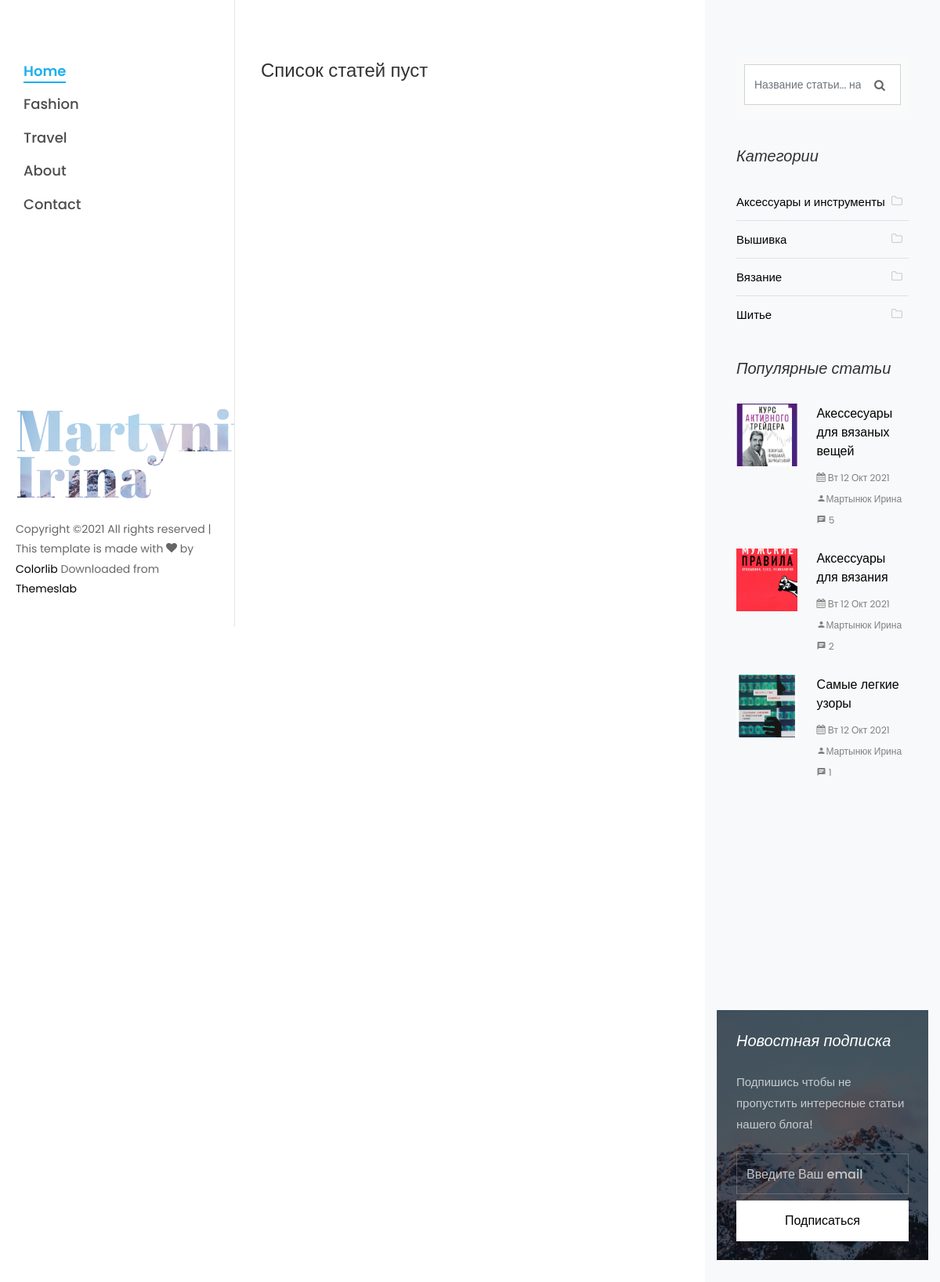
The page /category/vyshivka/ on the database its author committed.
### blog_app/models.py (models this page shows, shortened)
class Category(models.Model):
    name = models.CharField(max_length=150, blank=False, db_index=True, verbose_name='Наименование')
    slug = models.SlugField(max_length=150, unique=True, blank=False, db_index=True)
    created_at = models.DateTimeField(auto_now_add=True, verbose_name='Дата создания')
    updated_at = models.DateTimeField(auto_now=True, verbose_name='Дата обновления')
    class Meta:
        ordering = ('name',)
        verbose_name = 'Категория'
        verbose_name_plural = 'Категории'
    def get_absolute_url(self):
        return reverse('article_category_list', kwargs={'slug': self.slug})

class Article(models.Model):
    title = models.CharField(max_length=256, blank=False, verbose_name='Название')
    category = models.ForeignKey('Category', on_delete=models.CASCADE, verbose_name='Категория')
    slug = models.SlugField(max_length=256, db_index=True)
    short_content = models.TextField(verbose_name='Краткое описание', max_length=300, default='Нет описания')
    content = models.TextField(blank=True, default='Нет описания', verbose_name='Текст статьи')
    created_at = models.DateTimeField(auto_now_add=True, verbose_name='Дата публикации')
    updated_at = models.DateTimeField(auto_now=True, verbose_name='Дата обновления')
    image = models.ImageField(upload_to='blog_images/%Y/%m/%d', verbose_name='Изображение', blank=True)
    draft = models.BooleanField(verbose_name='Черновик', default=False)
    author = models.CharField(verbose_name='Автор', blank=False, max_length=150)
    tags = TaggableManager()
    class Meta:
        ordering = ('-created_at',)
        verbose_name = 'Статья'
        verbose_name_plural = 'Статьи'
    def get_absolute_url(self):
        return reverse('article_detail', kwargs={'slug': self.slug})

### blog_app/views.py (the view)
# urls.py: path('category/<slug:slug>/', views.CategoryView.as_view(), name='article_category_list'),
class CategoryView(DataMixin, ListView):
    def get_queryset(self):
        return Article.objects.filter(category__slug=self.kwargs['slug'], draft=False)

### email_contact/forms.py
class ContactForm(forms.ModelForm):
    class Meta:
        model = Contact
        fields = ('email', )
        widgets = {
            'email': forms.TextInput(
                attrs={
                    'class': 'form-control',
                    'placeholder': 'Введите Ваш email'
                }
            )
        }
        labels = {
            'email': ''
        }

### blog_app/templatetags/article_tag.py (called while the page is built)
@register.simple_tag()
def get_categories():
    return Category.objects.all()

@register.simple_tag()
def get_tags():
    return Tag.objects.all()

@register.simple_tag()
def get_archives():
    return Article.objects.dates('created_at', 'month', order='DESC')

@register.inclusion_tag('tags/popular_articles.html')
def get_popular_articles(count=None):
    popular_articles = Article.objects.annotate(
        num_comments=Count('reviews')
    ).order_by('-num_comments').filter(draft=False)[:count]
    return {
        'popular_articles': popular_articles
    }

### email_contact/templatetags/contact_tags.py (called while the page is built)
@register.inclusion_tag("contact/tags/form.html")
def contact_form():
    return {'contact_form': ContactForm()}

### templates/index.html (shortened to what this page needs)
{% extends 'partials/base.html' %}
{% block content %}
    <div class="col-xl-8 py-5 px-md-5">
        <div class="row pt-md-4">
            {% for article in articles %}
                <div class="col-md-12">
                    <div class="blog-entry ftco-animate d-md-flex">
                        <a href="#" class="img img-2"
                           style="background-image: url({{ article.image.url }});"></a>
                        <div class="text text-2 pl-md-4">
                            <h3 class="mb-2"><a href="#">{{ article.title}}</a>
                            </h3>
                            <div class="meta-wrap ">
                                <p class="meta">
                                    <span><i class="icon-calendar mr-2"></i>{{ article.created_at }}</span>
                                    <span><a href="{{ article.category.get_absolute_url }}"><i class="icon-folder-o mr-2"></i>{{ article.category }}</a></span>
                                    <span><i class="icon-comment2 mr-2"></i>{{ article.reviews_set.count }} Отзыв</span>
                                </p>
                            </div>
                            <p class="mb-4">{{ article.short_content }}</p>
                            <p><a href="{{ article.get_absolute_url }}" class="btn-custom">Читать <span
                                    class="ion-ios-arrow-forward"></span></a></p>
                        </div>
                    </div>
                </div>
            {% empty %}
            <h4>Список статей пуст</h4>
            {% endfor %}
        </div>
    </div>
{% endblock %}

### templates/partials/sidebar.html (shortened to what this page needs)
{% load article_tag %}
{% load contact_tags %}
<div class="col-xl-4 sidebar ftco-animate bg-light pt-5">
    <div class="sidebar-box pt-md-4">
        <form action="{% url 'search' %}" method="get" class="search-form">
            <div class="form-group">
                <span class="icon icon-search"></span>
                <input type="text" class="form-control" placeholder="Название статьи... нажмите Enter"
                       name="search_query">
            </div>
        </form>
    </div>
    <div class="sidebar-box ftco-animate">
        <h3 class="sidebar-heading">Категории</h3>
        <ul class="categories">
            {% get_categories as categories %}
            {% for category in categories %}
                <li class="colorlib-active"><a href="{{ category.get_absolute_url }}">{{ category.name }}<span><i
                        class="icon-folder-o mr-2"></i></span></a></li>
            {% endfor %}
        </ul>
    </div>
    {% get_popular_articles count=3 %}
    <div class="sidebar-box subs-wrap img py-4"
         style="background-image: url(/static/images/bg_1.jpg);">
        {% contact_form %}
    </div>
</div>

### templates/tags/popular_articles.html
<div class="sidebar-box ftco-animate">
    <h3 class="sidebar-heading">Популярные статьи</h3>
    {% for popular in popular_articles %}
        <div class="block-21 mb-4 d-flex">
            <a class="blog-img mr-4" style="background-image: url({{ popular.image.url }});"></a>
            <div class="text">
                <h3 class="heading"><a href="{{ popular.get_absolute_url }}">{{ popular.title }}</a>
                </h3>
                <div class="meta">
                    <div><a href="#"><span class="icon-calendar"></span> {{ popular.created_at|date:"D d M Y" }}</a></div>
                    <div><a href="#"><span class="icon-person"></span>{{ popular.author }}</a></div>
                    <div><a href="#"><span class="icon-chat"></span> {{ popular.reviews_set.count }}</a></div>
                </div>
            </div>
        </div>
        {% empty %}
        <h4>Список популярных статей пуст</h4>
    {% endfor %}
</div>

### static/css/icomoon.css (style rules this page uses)
[class^="icon-"], [class*=" icon-"] { font-family: 'icomoon' !important; speak: none; font-style: normal; font-weight: normal; font-variant: normal; text-transform: none; line-height: 1; -webkit-font-smoothing: antialiased; -moz-osx-font-smoothing: grayscale; }
.icon-search:before { content: "\f002"; }
.icon-calendar:before { content: "\f073"; }
.icon-folder-o:before { content: "\f114"; }
.icon-chat:before { content: "\e0b7"; }
.icon-person:before { content: "\e7fd"; }

### rows shown on the page
Category: name "Аксессуары и инструменты"
Category: name "Вышивка"
Category: name "Вязание"
Category: name "Шитье"
Article: image (picture), title "Акессесуары для вязаных вещей", created_at "Вт 12 Окт 2021", author "Мартынюк Ирина", reviews_set.count "5"
Article: image (picture), title "Аксессуары для вязания", created_at "Вт 12 Окт 2021", author "Мартынюк Ирина", reviews_set.count "2"
Article: image (picture), title "Самые легкие узоры", created_at "Вт 12 Окт 2021", author "Мартынюк Ирина", reviews_set.count "1"
